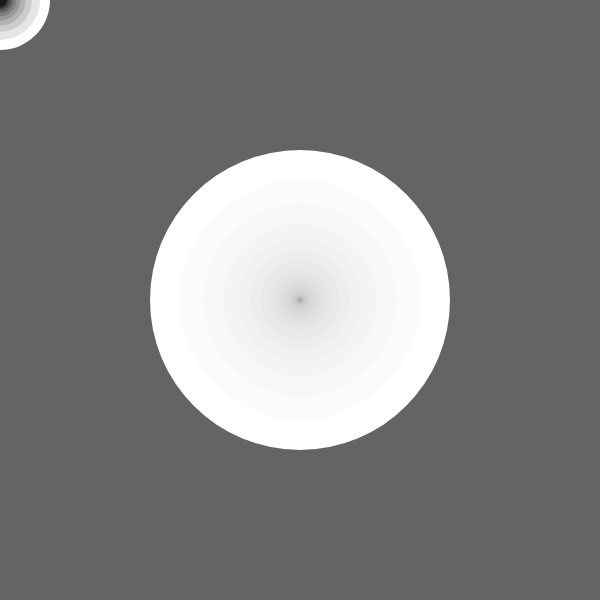
Frame 1 (no input)
Frame 60 (no input): identical to frame 1, image omitted
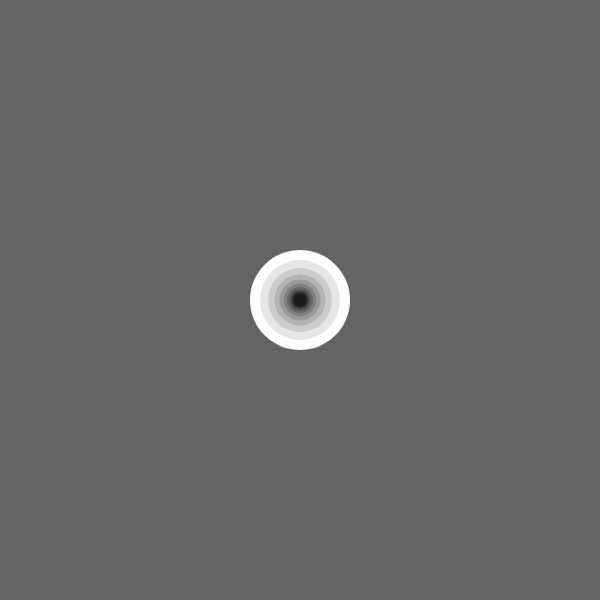
Frame 120 (the mouse pressed at the canvas centre since frame 60)

The p5.js sketch that drew these frames (run headless with seeded random() and noise() and a simulated clock; from frame 60 on, the mouse is pressed at the canvas centre):

// p5.js sketch
// ── sketch.js
function setup() {
  createCanvas(600, 600);
  var circleSize = 100;
  var numberOfCircles = 5;
}

function draw() {
  background(100);
  var x1 = 300;
  var y1 = 300;
  var x2 = mouseX;
  var y2 = mouseY;
  var targetDist = distance(x1,y1,x2,y2);
  drawTarget(x1, y1, 300, targetDist / 6);
  drawTarget(x2, y2, 100, 10);
}
function distance(xPos1, yPos1, xPos2,yPos2) {
  var dx = xPos1 - xPos2;
  var dy = yPos1 - yPos2;
  var dist = Math.sqrt(dx*dx + dy*dy)
  return dist;
}
function drawTarget(x,y,circleSize,numberOfCircles){
  noStroke();

  for (var i=0; i<numberOfCircles; i++){
    var step = (numberOfCircles-i)/numberOfCircles;
    fill(255 * step);
    var size = circleSize * step;
    ellipse (x, y, circleSize, circleSize);
    circleSize -= circleSize/5
  }
}
